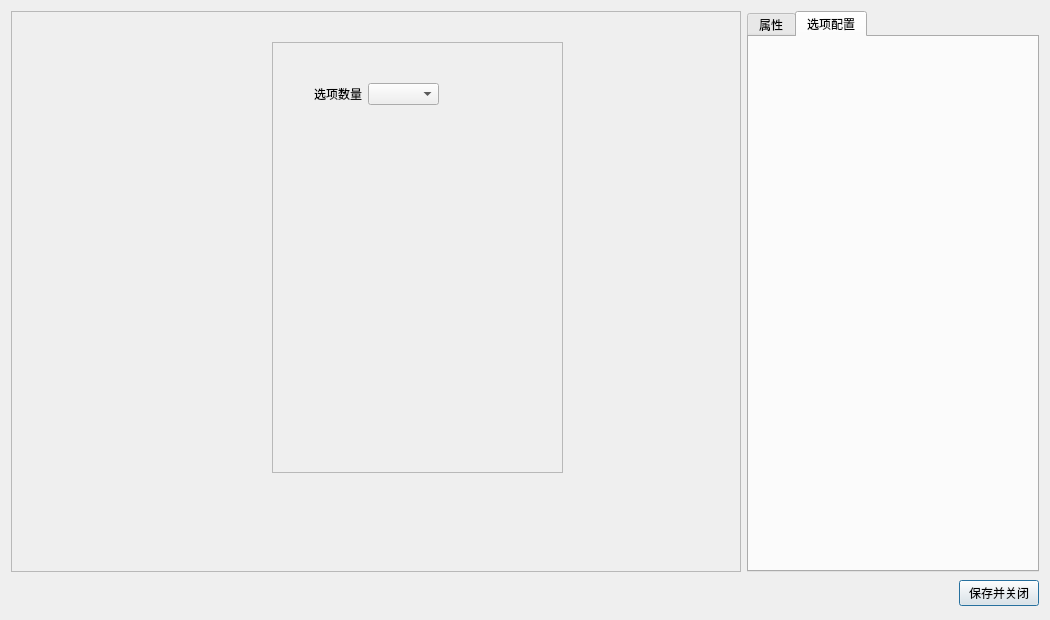
<?xml version="1.0" encoding="UTF-8"?>
<ui version="4.0">
 <class>DialogsEdit</class>
 <widget class="QDialog" name="DialogsEdit">
  <property name="windowModality">
   <enum>Qt::NonModal</enum>
  </property>
  <property name="geometry">
   <rect>
    <x>0</x>
    <y>0</y>
    <width>1050</width>
    <height>620</height>
   </rect>
  </property>
  <property name="windowTitle">
   <string>剧情包编辑</string>
  </property>
  <property name="sizeGripEnabled">
   <bool>false</bool>
  </property>
  <property name="modal">
   <bool>false</bool>
  </property>
  <layout class="QVBoxLayout" name="verticalLayout_7">
   <item>
    <layout class="QVBoxLayout" name="verticalLayout" stretch="0,0">
     <item>
      <layout class="QHBoxLayout" name="horizontalLayout" stretch="5,2">
       <item>
        <widget class="QScrollArea" name="scrollArea">
         <property name="widgetResizable">
          <bool>true</bool>
         </property>
         <widget class="QWidget" name="scrollAreaWidgetContents">
          <property name="geometry">
           <rect>
            <x>0</x>
            <y>0</y>
            <width>728</width>
            <height>557</height>
           </rect>
          </property>
          <widget class="QScrollArea" name="scrollArea_3">
           <property name="geometry">
            <rect>
             <x>260</x>
             <y>30</y>
             <width>291</width>
             <height>431</height>
            </rect>
           </property>
           <property name="widgetResizable">
            <bool>true</bool>
           </property>
           <widget class="QWidget" name="scrollAreaWidgetContents_3">
            <property name="geometry">
             <rect>
              <x>0</x>
              <y>0</y>
              <width>289</width>
              <height>429</height>
             </rect>
            </property>
            <widget class="QWidget" name="">
             <property name="geometry">
              <rect>
               <x>41</x>
               <y>40</y>
               <width>125</width>
               <height>22</height>
              </rect>
             </property>
             <layout class="QHBoxLayout" name="horizontalLayout_11">
              <item>
               <widget class="QLabel" name="label_17">
                <property name="text">
                 <string>选项数量</string>
                </property>
               </widget>
              </item>
              <item>
               <widget class="QComboBox" name="comboBox_6"/>
              </item>
             </layout>
            </widget>
           </widget>
          </widget>
         </widget>
        </widget>
       </item>
       <item>
        <widget class="QTabWidget" name="tabWidget">
         <property name="currentIndex">
          <number>1</number>
         </property>
         <widget class="QWidget" name="tab">
          <attribute name="title">
           <string>属性</string>
          </attribute>
          <layout class="QVBoxLayout" name="verticalLayout_8">
           <property name="spacing">
            <number>0</number>
           </property>
           <property name="leftMargin">
            <number>0</number>
           </property>
           <property name="topMargin">
            <number>0</number>
           </property>
           <property name="bottomMargin">
            <number>0</number>
           </property>
           <item>
            <widget class="QScrollArea" name="scrollArea_2">
             <property name="widgetResizable">
              <bool>true</bool>
             </property>
             <widget class="QWidget" name="scrollAreaWidgetContents_2">
              <property name="geometry">
               <rect>
                <x>0</x>
                <y>0</y>
                <width>258</width>
                <height>668</height>
               </rect>
              </property>
              <layout class="QVBoxLayout" name="verticalLayout_6">
               <item>
                <layout class="QHBoxLayout" name="horizontalLayout_2">
                 <item>
                  <widget class="QLabel" name="label">
                   <property name="text">
                    <string>编号</string>
                   </property>
                  </widget>
                 </item>
                 <item>
                  <widget class="QLabel" name="label_2">
                   <property name="text">
                    <string>60101</string>
                   </property>
                  </widget>
                 </item>
                </layout>
               </item>
               <item>
                <widget class="QRadioButton" name="radioButton">
                 <property name="text">
                  <string>是否作为全局剧情使用</string>
                 </property>
                </widget>
               </item>
               <item>
                <widget class="QRadioButton" name="radioButton_3">
                 <property name="text">
                  <string>振动效果</string>
                 </property>
                </widget>
               </item>
               <item>
                <widget class="QRadioButton" name="radioButton_2">
                 <property name="text">
                  <string>标记为选项式</string>
                 </property>
                </widget>
               </item>
               <item>
                <layout class="QVBoxLayout" name="verticalLayout_2">
                 <item>
                  <widget class="QLabel" name="label_3">
                   <property name="text">
                    <string>触发条件</string>
                   </property>
                  </widget>
                 </item>
                 <item>
                  <widget class="QLineEdit" name="lineEdit_2"/>
                 </item>
                 <item>
                  <widget class="QLabel" name="label_4">
                   <property name="text">
                    <string>触发条件备注</string>
                   </property>
                  </widget>
                 </item>
                 <item>
                  <widget class="QLineEdit" name="lineEdit_3">
                   <property name="text">
                    <string/>
                   </property>
                  </widget>
                 </item>
                </layout>
               </item>
               <item>
                <layout class="QHBoxLayout" name="horizontalLayout_10">
                 <item>
                  <widget class="QLabel" name="label_15">
                   <property name="text">
                    <string>播放速度</string>
                   </property>
                  </widget>
                 </item>
                 <item>
                  <widget class="QLineEdit" name="lineEdit_7">
                   <property name="text">
                    <string>10</string>
                   </property>
                  </widget>
                 </item>
                </layout>
               </item>
               <item>
                <layout class="QVBoxLayout" name="verticalLayout_3">
                 <item>
                  <widget class="QLabel" name="label_5">
                   <property name="text">
                    <string>触发事件</string>
                   </property>
                  </widget>
                 </item>
                 <item>
                  <widget class="QLineEdit" name="lineEdit"/>
                 </item>
                 <item>
                  <widget class="QLabel" name="label_6">
                   <property name="text">
                    <string>触发事件备注</string>
                   </property>
                  </widget>
                 </item>
                 <item>
                  <widget class="QLineEdit" name="lineEdit_4"/>
                 </item>
                </layout>
               </item>
               <item>
                <layout class="QVBoxLayout" name="verticalLayout_5">
                 <item>
                  <widget class="QLabel" name="label_16">
                   <property name="text">
                    <string>剧情指引提示</string>
                   </property>
                  </widget>
                 </item>
                 <item>
                  <widget class="QPlainTextEdit" name="plainTextEdit_2"/>
                 </item>
                </layout>
               </item>
               <item>
                <layout class="QVBoxLayout" name="verticalLayout_4">
                 <item>
                  <widget class="QLabel" name="label_14">
                   <property name="text">
                    <string>对话内容</string>
                   </property>
                  </widget>
                 </item>
                 <item>
                  <widget class="QPlainTextEdit" name="plainTextEdit"/>
                 </item>
                </layout>
               </item>
               <item>
                <layout class="QHBoxLayout" name="horizontalLayout_3" stretch="1,2">
                 <item>
                  <widget class="QLabel" name="label_7">
                   <property name="text">
                    <string>音乐</string>
                   </property>
                  </widget>
                 </item>
                 <item>
                  <widget class="QComboBox" name="comboBox"/>
                 </item>
                </layout>
               </item>
               <item>
                <layout class="QHBoxLayout" name="horizontalLayout_5" stretch="1,2">
                 <item>
                  <widget class="QLabel" name="label_9">
                   <property name="text">
                    <string>音效</string>
                   </property>
                  </widget>
                 </item>
                 <item>
                  <widget class="QComboBox" name="comboBox_3"/>
                 </item>
                </layout>
               </item>
               <item>
                <layout class="QHBoxLayout" name="horizontalLayout_6" stretch="1,2">
                 <item>
                  <widget class="QLabel" name="label_10">
                   <property name="text">
                    <string>对话框类型</string>
                   </property>
                  </widget>
                 </item>
                 <item>
                  <widget class="QComboBox" name="comboBox_4"/>
                 </item>
                </layout>
               </item>
               <item>
                <layout class="QHBoxLayout" name="horizontalLayout_7">
                 <item>
                  <widget class="QLabel" name="label_11">
                   <property name="text">
                    <string>CG</string>
                   </property>
                  </widget>
                 </item>
                 <item>
                  <widget class="QLineEdit" name="lineEdit_5"/>
                 </item>
                </layout>
               </item>
               <item>
                <layout class="QHBoxLayout" name="horizontalLayout_8">
                 <item>
                  <widget class="QLabel" name="label_12">
                   <property name="text">
                    <string>BG</string>
                   </property>
                  </widget>
                 </item>
                 <item>
                  <widget class="QLineEdit" name="lineEdit_6"/>
                 </item>
                </layout>
               </item>
               <item>
                <layout class="QHBoxLayout" name="horizontalLayout_9" stretch="1,2">
                 <item>
                  <widget class="QLabel" name="label_13">
                   <property name="text">
                    <string>说话的人物</string>
                   </property>
                  </widget>
                 </item>
                 <item>
                  <widget class="QComboBox" name="comboBox_5"/>
                 </item>
                </layout>
               </item>
              </layout>
             </widget>
            </widget>
           </item>
          </layout>
         </widget>
         <widget class="QWidget" name="tab_2">
          <property name="enabled">
           <bool>true</bool>
          </property>
          <attribute name="title">
           <string>选项配置</string>
          </attribute>
         </widget>
        </widget>
       </item>
      </layout>
     </item>
     <item>
      <layout class="QHBoxLayout">
       <property name="spacing">
        <number>6</number>
       </property>
       <property name="leftMargin">
        <number>0</number>
       </property>
       <property name="topMargin">
        <number>0</number>
       </property>
       <property name="rightMargin">
        <number>0</number>
       </property>
       <property name="bottomMargin">
        <number>0</number>
       </property>
       <item>
        <spacer>
         <property name="orientation">
          <enum>Qt::Horizontal</enum>
         </property>
         <property name="sizeHint" stdset="0">
          <size>
           <width>140</width>
           <height>31</height>
          </size>
         </property>
        </spacer>
       </item>
       <item>
        <widget class="QPushButton" name="btnSaveClose">
         <property name="text">
          <string>保存并关闭</string>
         </property>
        </widget>
       </item>
      </layout>
     </item>
    </layout>
   </item>
  </layout>
 </widget>
 <resources/>
 <connections>
  <connection>
   <sender>btnSaveClose</sender>
   <signal>clicked()</signal>
   <receiver>DialogsEdit</receiver>
   <slot>accept()</slot>
   <hints>
    <hint type="sourcelabel">
     <x>278</x>
     <y>253</y>
    </hint>
    <hint type="destinationlabel">
     <x>96</x>
     <y>254</y>
    </hint>
   </hints>
  </connection>
 </connections>
</ui>
